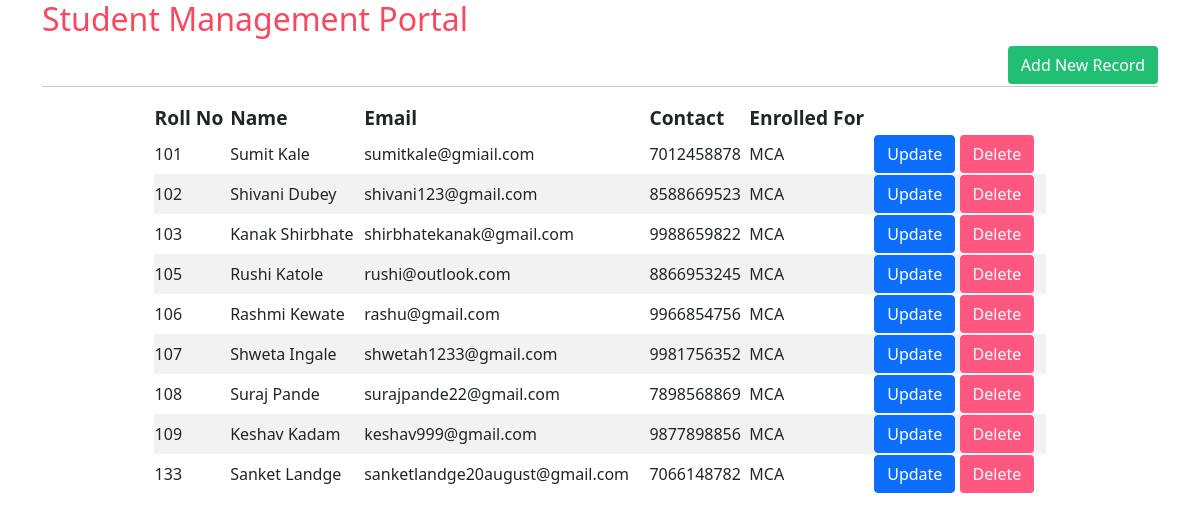
The page / on the database its author committed.
### student/models.py (models this page shows)
class Student(models.Model):
    rollNo = models.IntegerField()
    name = models.CharField(max_length = 60)
    email = models.EmailField(max_length = 60)
    phoneNo = models.IntegerField()
    course = models.CharField(max_length = 60)

### student/views.py (the view)
# urls.py: path('',views.displayRecords),
def displayRecords(request):
    students = Student.objects.all()
    return render(request,'student/dashboard.html',{'students':students})

### templates/student/dashboard.html
<!DOCTYPE html>
{% extends 'student/base.html' %}
    {% block body_block %}
        <div class="container text-center">
                <h2 style="color: #F8485E; text-align: left;" >Student Management Portal</h2>
                <button class="btn" style="background-color: #21BF73; float: right;"><a href="/insert" class="text-white">Add New Record</a></button>
            <br>
            <hr>
            <table>
                <thead>
                    <th>Roll No</th>
                    <th>Name</th>
                    <th>Email </th>
                    <th>Contact</th>
                    <th>Enrolled For</th>
                </thead>
                {%for student in students %}
                <tr>
                    <td>{{student.rollNo}}</td>
                    <td>{{student.name}}</td>
                    <td>{{student.email}}</td>
                    <td>{{student.phoneNo}}</td>
                    <td>{{student.course}}</td>
                    <td>
                        <button class="btn btn-primary"><a href="/update/{{student.id}}" class="text-white">Update</a></button>
                        <button class="btn" style="background-color: #FF577F;"><a href="/delete/{{student.id}}" class="text-white">Delete</a></button>
                    </td>
                </tr>
                {% endfor %}
            </table>
            <br><br>
        </div>
    {% endblock %}

### templates/student/base.html (shortened to what this page needs)
<!doctype html>
{% load static %}
<html lang="en">
  <head>
    <link href="https://cdn.jsdelivr.net/npm/bootstrap@5.1.1/dist/css/bootstrap.min.css" rel="stylesheet">
    <link rel="stylesheet" href="{% static 'css/style.css' %}">
  </head>
  <body>
      {% block body_block%}
      {% endblock %}
  </body>
</html>

### templates/student/base.html (style rules this page uses)
table { width: 80%; margin: auto; }
button { padding: 5px 8px; border-radius: 8px; }
a { text-decoration: none; }
tr:nth-child(even) { background-color: #f2f2f2; }
tr { text-align: left; }
th { font-size: larger; }

### rows shown on the page
Student: rollNo "101", name "Sumit Kale", email "sumitkale@gmiail.com", phoneNo "7012458878", course "MCA"
Student: rollNo "102", name "Shivani Dubey", email "shivani123@gmail.com", phoneNo "8588669523", course "MCA"
Student: rollNo "103", name "Kanak Shirbhate", email "shirbhatekanak@gmail.com", phoneNo "9988659822", course "MCA"
Student: rollNo "105", name "Rushi Katole", email "rushi@outlook.com", phoneNo "8866953245", course "MCA"
Student: rollNo "106", name "Rashmi Kewate", email "rashu@gmail.com", phoneNo "9966854756", course "MCA"
Student: rollNo "107", name "Shweta Ingale", email "shwetah1233@gmail.com", phoneNo "9981756352", course "MCA"
Student: rollNo "108", name "Suraj Pande", email "surajpande22@gmail.com", phoneNo "7898568869", course "MCA"
Student: rollNo "109", name "Keshav Kadam", email "keshav999@gmail.com", phoneNo "9877898856", course "MCA"
Student: rollNo "133", name "Sanket Landge", email "sanketlandge20august@gmail.com", phoneNo "7066148782", course "MCA"
